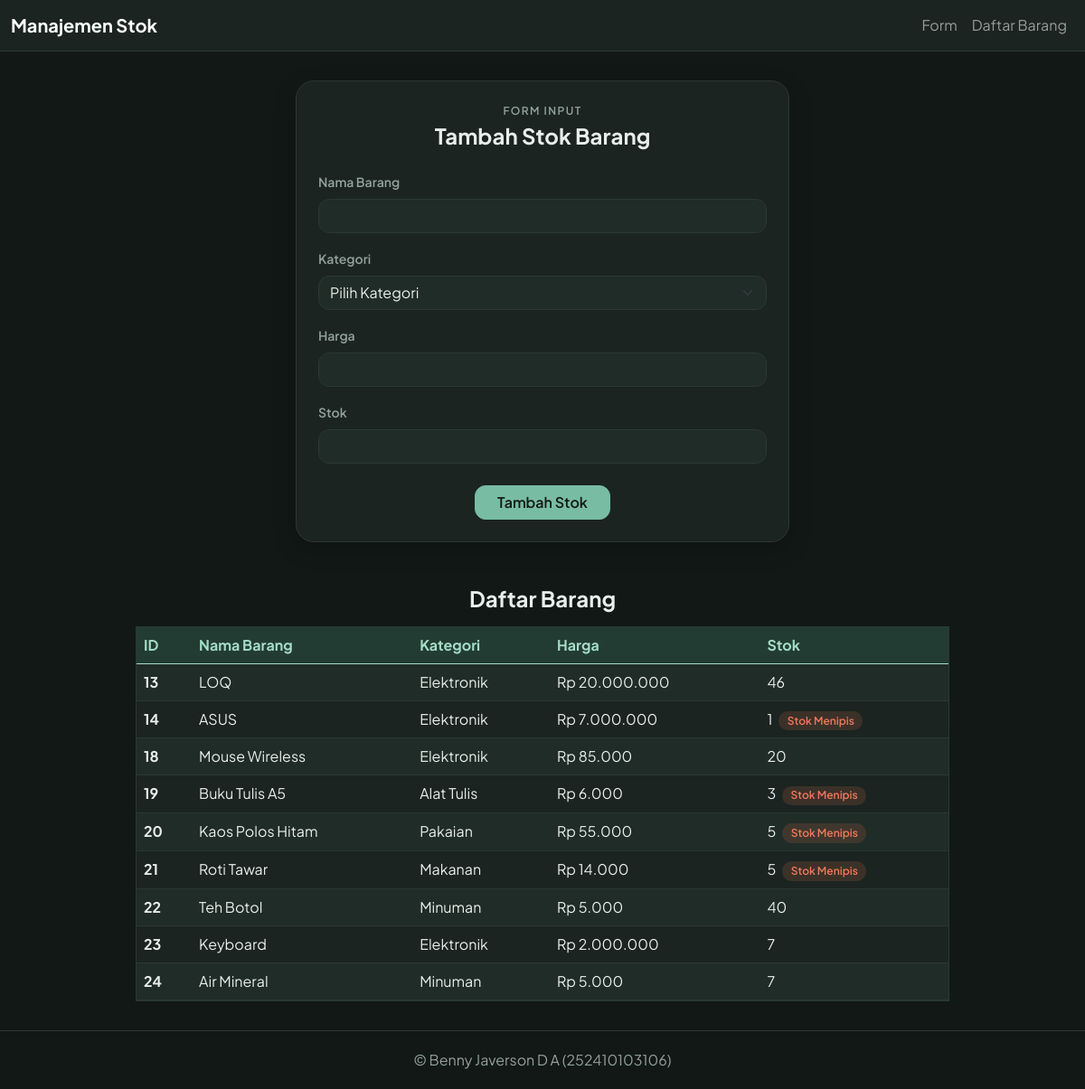
The page / on the database its author committed.
### tables this page shows
CREATE TABLE `barang` (
  `id_barang` int NOT NULL,
  `nama_barang` varchar(255) NOT NULL,
  `kategori` varchar(100) NOT NULL,
  `harga` int NOT NULL,
  `stok` int NOT NULL
);

### index.php (the view, shortened to what this page needs)
<?php
require 'koneksi.php';
?>
<!DOCTYPE html>
<html lang="id">
<head>
    <link href="https://cdn.jsdelivr.net/npm/bootstrap@5.0.2/dist/css/bootstrap.min.css" rel="stylesheet">
    <link rel="stylesheet" href="style.css">
</head>
<body>
    <header>
        <nav class="navbar navbar-expand-lg navbar-dark">
            <div class="container-fluid">
                <a class="navbar-brand" href="#">Manajemen Stok</a>
                <ul class="navbar-nav">
                    <li class="nav-item">
                        <a class="nav-link" href="#form">Form</a>
                    </li>
                    <li class="nav-item">
                        <a class="nav-link" href="#daftar">Daftar Barang</a>
                    </li>
                </ul>
            </div>
        </nav>
    </header>
    <main class="container">
        <section id="form">
            <div class="row justify-content-center">
                <div class="col-12 col-md-8 col-lg-6">
                    <div class="card">
                        <div class="card-body p-4">
                            <p class="title text-center mb-1">Form Input</p>
                            <h4 class="card-title text-center mb-4">Tambah Stok Barang</h4>
                            <form id="form-barang" method="POST" action="" novalidate>
                                <div class="mb-3">
                                    <label class="form-label">Nama Barang</label>
                                    <input type="text" name="nama_barang" class="form-control" required>
                                </div>
                                <div class="mb-3">
                                    <label class="form-label">Kategori</label>
                                    <select name="kategori" class="form-select" required>
                                        <option value="" selected>Pilih Kategori</option>
                                    </select>
                                </div>
                                <div class="mb-3">
                                    <label class="form-label">Harga</label>
                                    <input type="number" name="harga" class="form-control" required>
                                </div>
                                <div class="mb-3">
                                    <label class="form-label">Stok</label>
                                    <input type="number" name="stok" class="form-control" required>
                                </div>
                                <div class="text-center mt-4">
                                    <button type="submit" name="submit" class="btn btn-primary px-4">Tambah Stok</button>
                                </div>
                            </form>
                        </div>
                    </div>
                </div>
            </div>
        </section>
        <section id="daftar" class="mt-5">
            <h4 class="text-center">Daftar Barang</h4>
            <div class="kotak-tabel mt-3">
                <table class="table table-striped">
                    <thead class="table-dark">
                        <tr>
                            <th scope="col">ID</th>
                            <th scope="col">Nama Barang</th>
                            <th scope="col">Kategori</th>
                            <th scope="col">Harga</th>
                            <th scope="col">Stok</th>
                        </tr>
                    </thead>
                    <tbody>
                        <?php
                        $query_tampil = mysqli_query($conn, "select * from barang order by id_barang asc");
                        while($row = mysqli_fetch_assoc($query_tampil)){
                        ?>
                            <tr>
                                <th scope="row"><?php echo $row['id_barang']; ?></th>
                                <td><?php echo htmlspecialchars($row['nama_barang']); ?></td>
                                <td><?php echo htmlspecialchars($row['kategori']); ?></td>
                                <td>Rp <?php echo number_format($row['harga'], 0, ',', '.'); ?></td>
                                <td>
                                    <?php echo $row['stok']; ?>
                                    <?php if($row['stok'] <= 5) : ?>
                                        <span class="badge badge-menipis ms-1">Stok Menipis</span>
                                    <?php endif; ?>
                                </td>
                            </tr>
                        <?php
                        }
                        ?>
                    </tbody>
                </table>
            </div>
        </section>
    </main>
    <footer>&copy; Benny Javerson D A (252410103106)</footer>
</body>
</html>

### style.css (style rules this page uses)
:root { color-scheme: dark; --bg: #121816; --surface: #1B2421; --surface-2: #202C27; --border: #2A3833; --primary: #78BCA4; --primary-strong: #A5DCC8; --primary-soft: #233C33; --accent: #F6B477; --danger: #F0785A; --danger-soft: rgba(240, 120, 90, .15); --text: #E8EEEB; --muted: #93A29B; --radius-card: 20px; --radius-control: 12px; --shadow: 0 8px 26px rgba(0, 0, 0, .18); --font: 'Plus Jakarta Sans', sans-serif; }
body { background-color: var(--bg); color: var(--text); font-family: var(--font); }
main.container { padding-top: 2rem; padding-bottom: 2rem; }
.title { color: var(--muted); font-size: .75rem; font-weight: 600; letter-spacing: .12em; text-transform: uppercase; }
.navbar { background-color: var(--surface); border-bottom: 1px solid var(--border); }
.navbar-brand { color: var(--primary); font-weight: 700; }
.card { background-color: var(--surface); border: 1px solid var(--border); border-radius: var(--radius-card); box-shadow: var(--shadow); }
.card-title { font-weight: 700; }
.form-label { color: var(--muted); font-size: .875rem; font-weight: 600; }
.form-control, .form-select { background-color: var(--surface-2); color: var(--text); border-color: var(--border); border-radius: var(--radius-control); }
.btn-primary { background-color: var(--primary); border-color: var(--primary); color: var(--bg); border-radius: var(--radius-control); font-weight: 600; }
#daftar { max-width: 900px; margin-left: auto; margin-right: auto; }
#daftar h4 { font-weight: 700; }
.kotak-tabel { background-color: var(--surface); border: 1px solid var(--border); overflow-x: auto; }
.table { --bs-table-bg: var(--surface); --bs-table-striped-bg: var(--surface-2); --bs-table-striped-color: var(--text); color: var(--text); border-color: var(--border); margin-bottom: 0; }
.table thead th { background-color: var(--primary-soft); color: var(--primary-strong); }
.badge-menipis { background-color: var(--danger-soft); color: var(--danger); border-radius: 999px; padding: .4em .8em; font-weight: 600; }
footer { text-align: center; color: var(--muted); padding: 1.25rem 0; border-top: 1px solid var(--border); }

### rows shown on the page
barang: id_barang "13", nama_barang "LOQ", kategori "Elektronik", harga "20.000.000", stok "46"
barang: id_barang "14", nama_barang "ASUS", kategori "Elektronik", harga "7.000.000", stok "1", shows "Stok Menipis"
barang: id_barang "18", nama_barang "Mouse Wireless", kategori "Elektronik", harga "85.000", stok "20"
barang: id_barang "19", nama_barang "Buku Tulis A5", kategori "Alat Tulis", harga "6.000", stok "3", shows "Stok Menipis"
barang: id_barang "20", nama_barang "Kaos Polos Hitam", kategori "Pakaian", harga "55.000", stok "5", shows "Stok Menipis"
barang: id_barang "21", nama_barang "Roti Tawar", kategori "Makanan", harga "14.000", stok "5", shows "Stok Menipis"
barang: id_barang "22", nama_barang "Teh Botol", kategori "Minuman", harga "5.000", stok "40"
barang: id_barang "23", nama_barang "Keyboard", kategori "Elektronik", harga "2.000.000", stok "7"
barang: id_barang "24", nama_barang "Air Mineral", kategori "Minuman", harga "5.000", stok "7"
